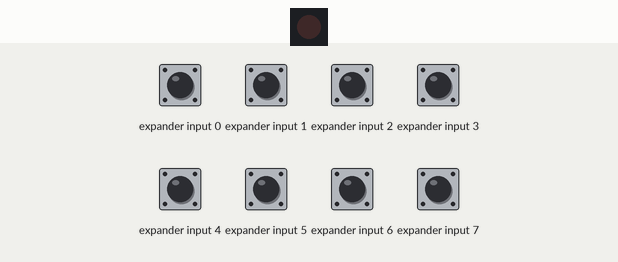
A sketch run on a simulated Arduino Uno, built with avr-gcc and run on an emulated ATmega328P. Parts: 1 port-expander outputs drawn as a row of LEDs (first output left, lit = HIGH). Wiring (inferred from the names in the program): PCF8574 port expander at I2C address 0x20. Wiring (inferred from the signals the program sends): row of LEDs: on Q5. The inputs (shaded band) are chosen by the test bench; at power-on: expander input 0–7 HIGH.

Above: at 1.3 s.
At 4.85 s:
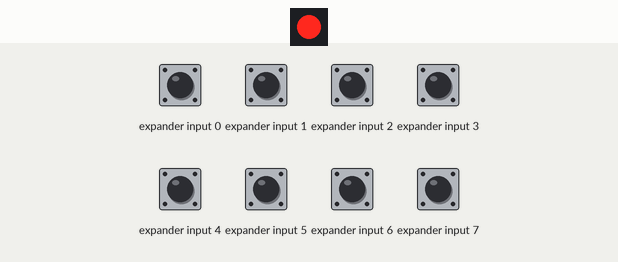
Timing chart, 0 to 5.3 s (numbered marks = the images above):
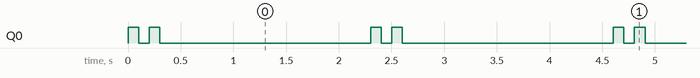

Measured:
- by itself, Q0: repeats every 2.3 s: LOW 0.10 s, HIGH 0.10 s, LOW 2.0 s, HIGH 0.10 s
- by itself, everything shown: repeats every 2.3 s, in 4 steps

The sketch:

03_Buzzer_Testing.ino
```cpp
#include <Wire.h>

#define beep_on PCF8574Write(0xDF & PCF8574Read())
#define beep_off PCF8574Write(0x20 | PCF8574Read())

#define Addr 0x20

void setup() {
  Wire.begin();
}

void loop() {
  beep_on;
  delay(100);
  beep_off;
  delay(100);

  beep_on;
  delay(100);
  beep_off;
  delay(2000);

}

void PCF8574Write(byte data) {
  Wire.beginTransmission(Addr);
  Wire.write(data);
  Wire.endTransmission();
}

byte PCF8574Read() {
  int data = -1;
  Wire.requestFrom(Addr, 1);
  if (Wire.available()) {
    data = Wire.read();
  }
  return data;
}
```
